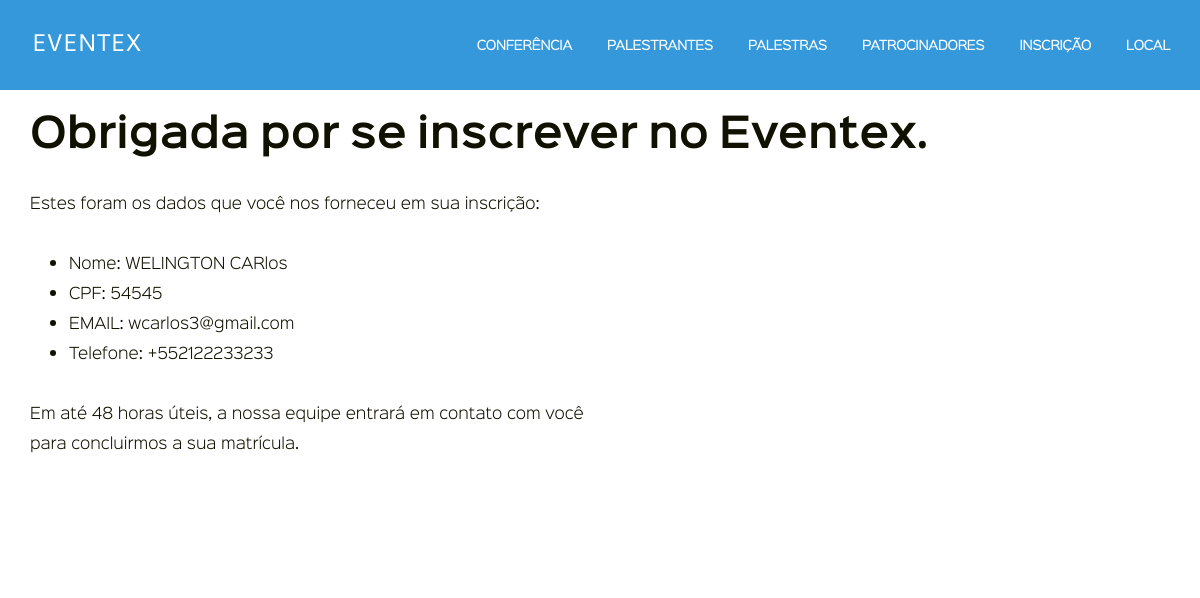
The app's page /inscricao/3/ with its own data.
### eventex/subscriptions/models.py (models this page shows, shortened)
class Subscription(models.Model):
    name = models.CharField('nome', max_length=100)
    cpf = models.CharField('CPF', max_length=11, validators=[validate_cpf])
    email = models.EmailField('e-mail', blank=True)
    phone = models.CharField('Telefone', max_length=20, blank=True)
    created_at = models.DateTimeField('Criando em', auto_now_add=True)
    paid = models.BooleanField('Pago', default=False)
    class Meta:
        verbose_name = 'incrição'
        verbose_name_plural = 'inscrições'
        ordering = ('-created_at',)

### eventex/subscriptions/views.py (the view)
# urls.py: path('<int:pk>/', detail, name='detail'), ]
def detail(request, pk):
    try:
        subscription = Subscription.objects.get(pk=pk)
    except Subscription.DoesNotExist:
        raise Http404
    return render(request, 'subscriptions/subscription_detail.html', {'subscription': subscription})

### eventex/subscriptions/templates/subscriptions/subscription_detail.html (shortened to what this page needs)
{% extends 'base.html' %}
{% block content %}
    <section>
        <div class="content row padding-bottom-3 desktop-12 container">
            <h1>Obrigada por se inscrever no Eventex.</h1>
            <div class="desktop-6">
                <p>Estes foram os dados que você nos forneceu em sua inscrição:</p>
                <ul>
                    <li>Nome: {{ subscription.name }} </li>
                    <li>CPF: {{ subscription.cpf }}</li>
                    <li>EMAIL: {{ subscription.email }}</li>
                    <li>Telefone: {{ subscription.phone }}</li>
                </ul>
                <p>Em até 48 horas úteis, a nossa equipe entrará em contato com você para concluirmos a sua
                    matrícula.</p>
            </div>
        </div>
    </section>
{% endblock %}

### eventex/nucleo/static/css/main.css (style rules this page uses)
body { font-family: 'sinkin_sans300_light', serif; }
h1, h2, h3, h4, h5, h6 { font-family: 'sinkin_sans600_semibold', serif; }
h1 { padding: 10px 0 14px; }
h1, h2 { letter-spacing: -0.006em; word-spacing: -0.05em; }
p, li, dt, dd, th, td, caption { font-size: 1.5em; line-height: 30px; }
p, ul, ol, dl { padding: 7px 0 23px; }
ul, ol { padding-right: 0; padding-left: 3.9em; }

### records on screen
Subscription: name "WELINGTON CARlos", cpf "54545", email "wcarlos3@gmail.com", phone "+552122233233"
